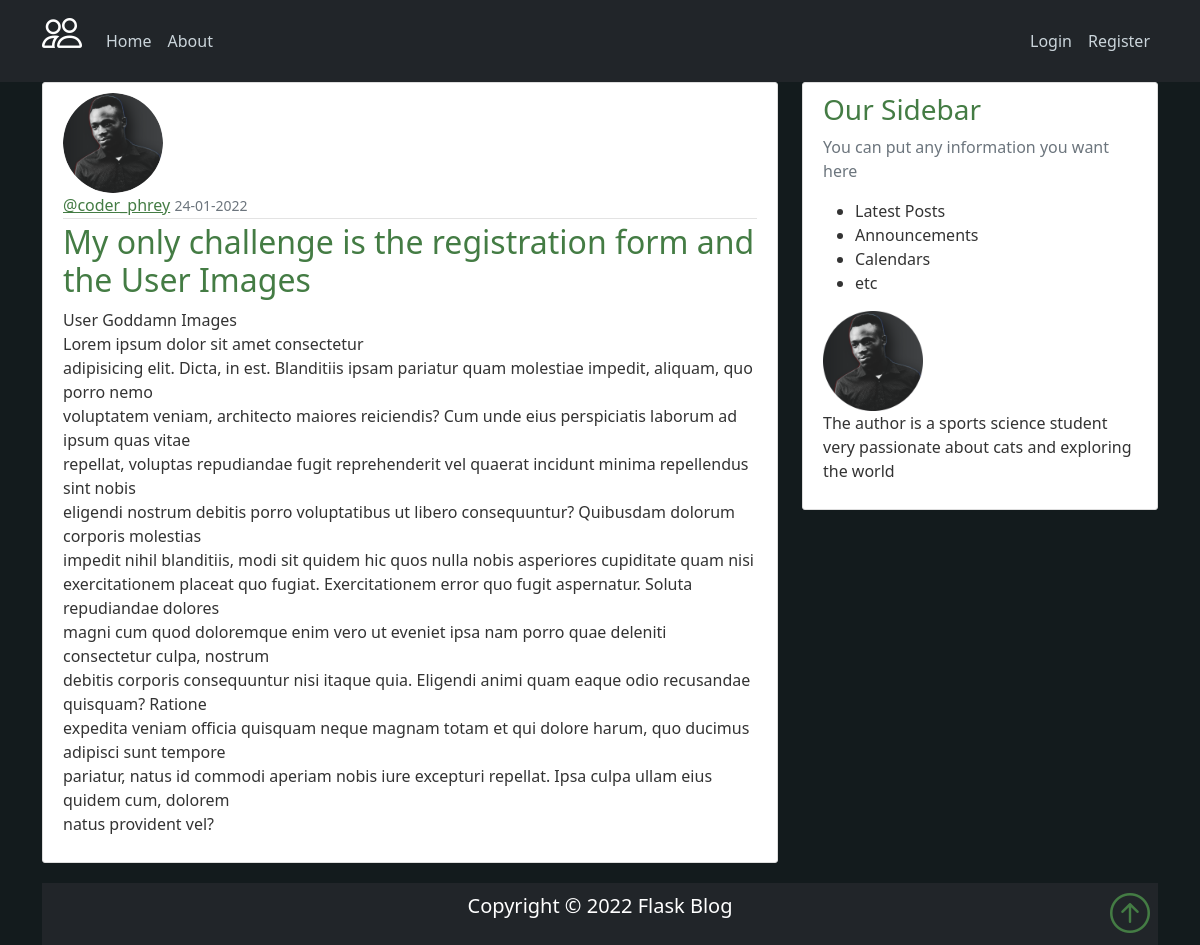
Page /post/4 on the earlier database version.
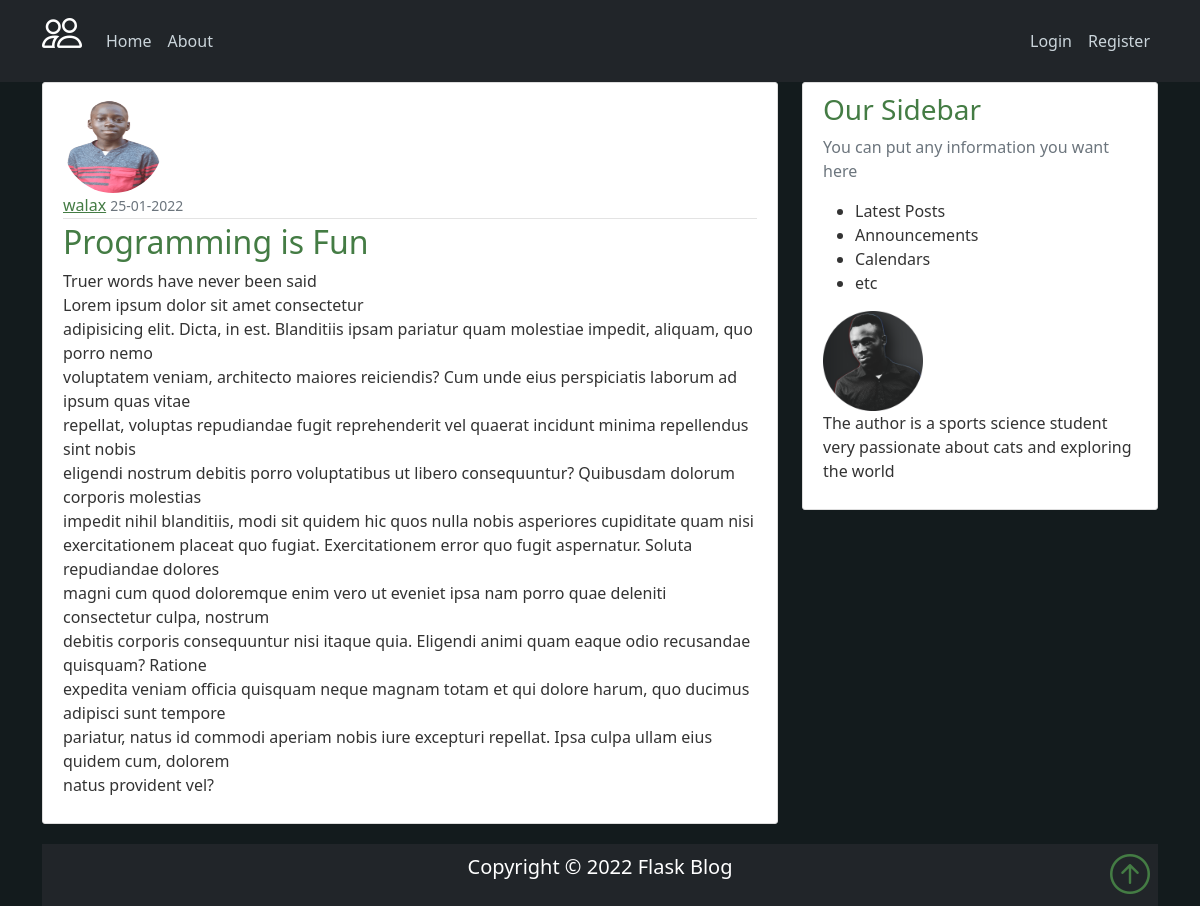
Same page on the later database version.
### flask_blog/models.py (models this page shows, shortened)
class User(db.Model,UserMixin):
    id = db.Column(db.Integer, primary_key=True)
    username = db.Column(db.String(20), unique=True, nullable=False)
    email = db.Column(db.String(120), unique=True, nullable=False)
    image_file = db.Column(db.String(20),default="default.jpg")
    password = db.Column(db.String(60), nullable=False)
    post = db.relationship("Post", backref="author", lazy=True)

class Post(db.Model):
    id = db.Column(db.Integer, primary_key=True)
    title = db.Column(db.String(100), nullable=False)
    date_posted = db.Column(db.DateTime, nullable=False,
                            default=datetime.utcnow)
    content = db.Column(db.Text, nullable=False)
    user_id = db.Column(db.Integer, db.ForeignKey("user.id"), nullable=False)

### flask_blog/routes.py (the view)
@app.route("/post/<int:post_id>")
def post(post_id):
    post = Post.query.get_or_404(post_id)
    return render_template("post.html",title=post.title,post=post)

### flask_blog/templates/post.html (shortened to what this page needs)
{% extends "layout.html" %}
{% block content %}
<article class="media content-section">
    <img id="dp" class="rounded-circle" src="{{url_for('static',filename='profile_pics/'+post.author.image_file) }}"
        alt="Profile Pic">
    <div class="media-body">
        <div class="article-metadata">
            <a href="{{ url_for('user_posts',username=post.author.username) }}" class="mr-2">{{ post. author.username }}</a>
            <small class="text-muted">{{ post.date_posted.strftime("%d-%m-%Y") }}</small>
        </div>
            <h2>{{ post.title }}</a></h2>
        <p class="article-content">{{ post.content }}<br>Lorem ipsum dolor sit amet consectetur
            adipisicing elit. Dicta, in est. Blanditiis ipsam pariatur quam molestiae impedit, aliquam, quo porro nemo
            voluptatem veniam, architecto maiores reiciendis? Cum unde eius perspiciatis laborum ad ipsum quas vitae
            repellat, voluptas repudiandae fugit reprehenderit vel quaerat incidunt minima repellendus sint nobis
            eligendi nostrum debitis porro voluptatibus ut libero consequuntur? Quibusdam dolorum corporis molestias
            impedit nihil blanditiis, modi sit quidem hic quos nulla nobis asperiores cupiditate quam nisi
            exercitationem placeat quo fugiat. Exercitationem error quo fugit aspernatur. Soluta repudiandae dolores
            magni cum quod doloremque enim vero ut eveniet ipsa nam porro quae deleniti consectetur culpa, nostrum
            debitis corporis consequuntur nisi itaque quia. Eligendi animi quam eaque odio recusandae quisquam? Ratione
            expedita veniam officia quisquam neque magnam totam et qui dolore harum, quo ducimus adipisci sunt tempore
            pariatur, natus id commodi aperiam nobis iure excepturi repellat. Ipsa culpa ullam eius quidem cum, dolorem
            natus provident vel?</p>
    </div>
</article>
{% endblock content %}

Differences in the rows shown:
no longer on this page (row edited): User: image_file (placeholder picture), username "@coder_phrey"
added User: image_file (picture), username "walax"
changed Post: date_posted "24-01-2022" → "25-01-2022"; title "My only challenge is the registration form and the User Images" → "Programming is Fun"; content "User Goddamn Images" → "Truer words have never been said"
